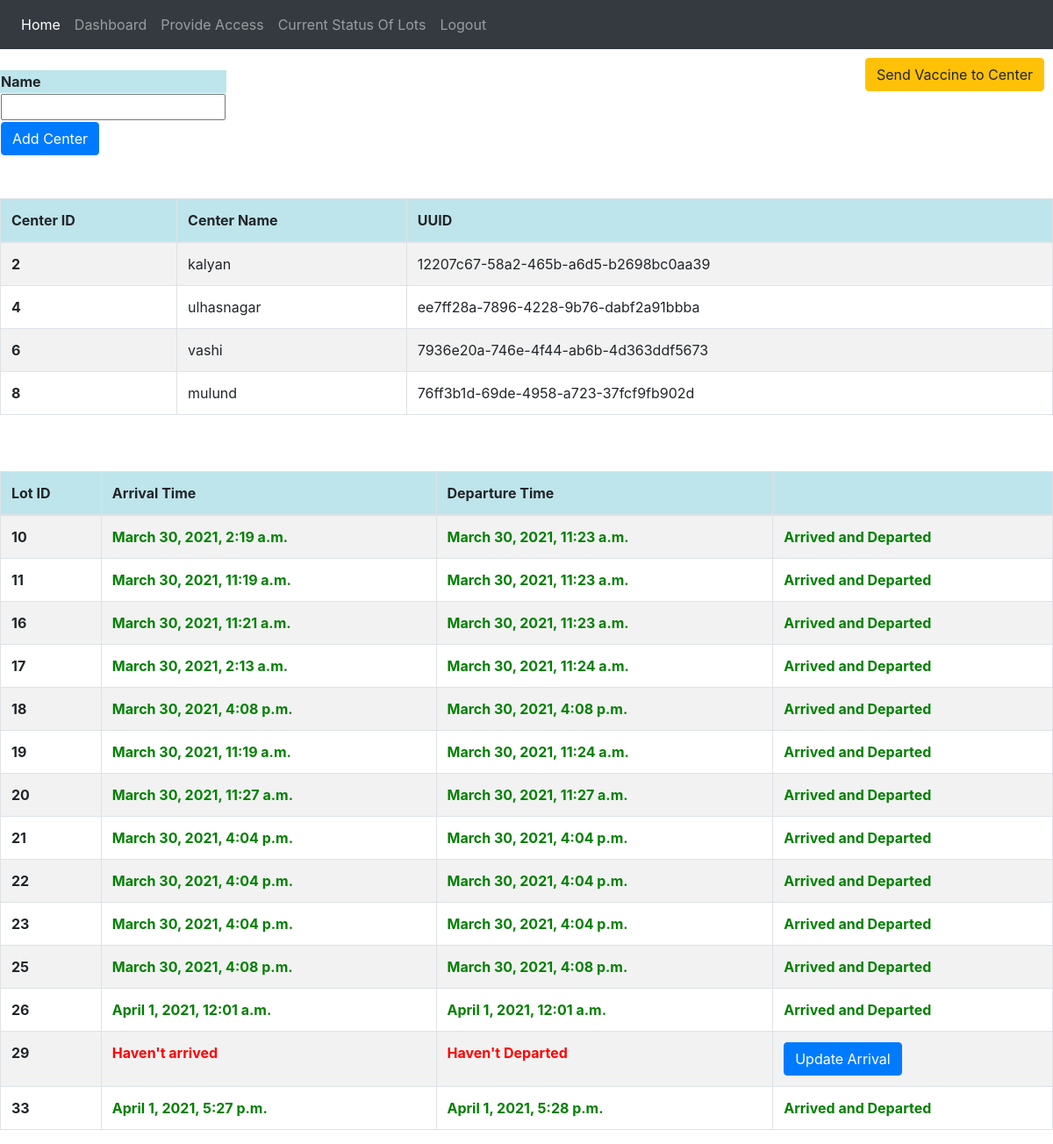
Page /dashboard/district/thane/ (signed in) on the earlier database version.
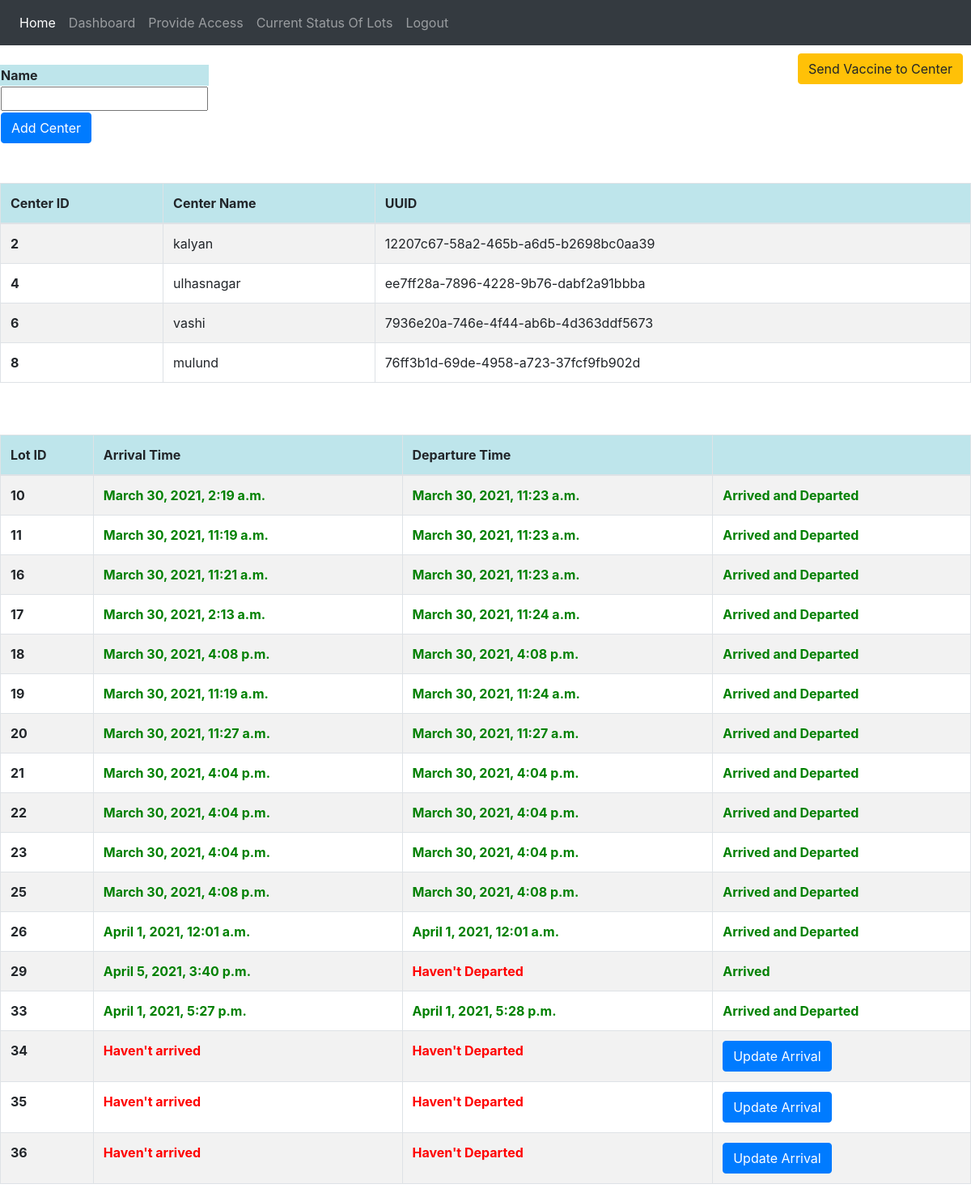
Same page on the later database version.
### vaccine_app/models.py (models this page shows, shortened)
class Center(models.Model):
    centerPrimaryKey = models.AutoField(primary_key=True)
    centerId = models.UUIDField(default=uuid.uuid4, editable=False, unique=True)
    district = models.ForeignKey(District, on_delete=models.CASCADE, related_name="Center")
    name = models.CharField(max_length=255, unique=True)
    maxCountPerDate = models.IntegerField(default=0)

class DistrictVaccineData(models.Model):
    district = models.ForeignKey(District,on_delete=models.CASCADE,related_name="districtVaccine")
    lot = models.OneToOneField(VaccineLot, on_delete=models.CASCADE,related_name="districtVaccine")
    arrivalTimestamp = models.DateTimeField(blank = True, null=True, default=None)
    departureTimestamp = models.DateTimeField(blank = True, null=True, default=None)

class VaccineLot(models.Model):
    lotId = models.AutoField(primary_key=True)
    status=models.CharField(max_length = 20, choices = lot_status, default = 'produced')
    productionTimestamp = models.DateTimeField(auto_now_add=True)
    departureTimestamp = models.DateTimeField(blank = True, null=True, default=None)
    countOfDosesConsumed = models.IntegerField(default = 0)

### vaccine_app/views.py (the view, shortened to what this page needs)
# urls.py: path('dashboard/district/<name>/',views.district_dash,name='district_dash'),
@login_required
def district_dash(request,name):
    if name=="":
        return redirect('dashboard')
    if verify(request,"district",name):
        district_obj=District.objects.get(name=name)
        centers = Center.objects.filter(district=district_obj)
        vaccine_lots = DistrictVaccineData.objects.filter(district = district_obj)
        error=[]
        return render(request,'district_dash.html',{'centers':centers, 'error':error, 'vaccine_lots':vaccine_lots,'name':name})
    else:
        return redirect('dashboard')

### vaccine_app/views.py (called while the page is built, shortened)
def verify(request,district_or_center,name):
    if district_or_center=="district":
        user=request.user
        if District.objects.filter(name=name).exists():
            district_obj=District.objects.get(name=name)
            if AccessControlListDistrict.objects.filter(person=user,district=district_obj).exists() and user.is_districtadmin:
                return True
            else:
                print("access is not there for user "+user.email)
                return False
        else:
            print("District name is invalid")
            return False
    else:
        print("Invalid district_or_center value")
        return False

### templates/district_dash.html (shortened to what this page needs)
{% extends 'base.html' %}
    {% block content %}
        <a href="/district/{{name}}/send_to_center" style="float: right; margin:10px;"><button Type="button" class="btn btn-warning">Send Vaccine to Center</button></a>
        <form method="POST">
            <table>
                <tr class="table-info">
                    <th>Name</th>
                </tr>
                <tr>
                    <td><input type="text" id="name" name="name" required /></td>
                    <br>
                </tr>
                <tr>
                  <td><button class="btn btn-primary" type="submit" id="add" value="Add center">Add Center</button></td>
                </tr>
            </table>
        </form>
        <br><br>
        <table class="table table-striped table-bordered" >
            <thead>
              <tr class="table-info">
                <th scope="col">Center ID</th>
                <th scope="col">Center Name</th>
                <th scope="col">UUID</th>
              </tr>
            </thead>
            <tbody>
            {% for center in centers %}
              <tr>
                <th scope="row">{{center.centerPrimaryKey}}</th>
                <td>{{center.name}}</td>
                <td>{{center.centerId.urn|slice:"9:"}}</td>
              </tr>
            {% endfor %}
            </tbody>
          </table>
          <br><br>
          <table class="table table-striped table-bordered">
            <thead>
              <tr class="table-info">
                <th scope="col">Lot ID</th>
                <th scope="col">Arrival Time</th>
                <th scope="col">Departure Time</th>
                <th scope="col"></th>
              </tr>
            </thead>
            <tbody>
            {% for lot in vaccine_lots %}
              <tr>
                <th scope="row">{{ lot.lot.lotId }}</th>
                <td>
                  {% if lot.arrivalTimestamp == None %}
                    <b style="color:red;">Haven't arrived</b>
                  {% else %}
                    <b style="color:green;">{{lot.arrivalTimestamp}}</b>
                  {% endif %}
                </td>
                <td>
                  {% if lot.departureTimestamp == None %}
                    <b style="color:red;">Haven't Departed</b>
                  {% else %}
                    <b style="color:green;">{{lot.departureTimestamp}}</b>
                  {% endif %}
                </td>
                {% if lot.arrivalTimestamp == None %}
                  <td><a href="/district/{{name}}/updateArrivalTimeDistrict/{{ lot.lot.lotId }}"><button type="button" class="btn btn-primary">Update Arrival</button></a>
                {% else %}
                  <td>
                    <b style="color:green;">Arrived
                    {% if lot.departureTimestamp != None %}
                    and Departed
                    {% endif %}
                    </b>
                  </td>
                {% endif %}
              </tr>
            {% endfor %}
            </tbody>
          </table>
    {% endblock content %}

### templates/base.html (shortened to what this page needs)
<!DOCTYPE html>
<html lang="en">
<head>
  <link rel="stylesheet" href="https://stackpath.bootstrapcdn.com/bootstrap/4.1.3/css/bootstrap.min.css">
</head>
<body>
  <nav class="navbar navbar-expand-lg navbar navbar-dark bg-dark">
    <div class="" id="navbarNav">
      <ul class="navbar-nav">
        <li class="nav-item active">
          <a class="nav-link" href="{% url 'index' %}">Home <span class="sr-only">(current)</span></a>
        </li>
        {% if user.is_authenticated %}
        <li class="nav-item">
          <a class="nav-link" href="{% url 'dashboard' %}">Dashboard</a>
        </li>
        <li class="nav-item">
          <a class="nav-link" href="{% url 'provideaccess' %}">Provide Access</a>
        </li>
        <li class="nav-item">
          <a class="nav-link" href="{% url 'currentStatus' %}">Current Status Of Lots</a>
        </li>
        <li class="nav-item">
          <a class="nav-link" href="{% url 'logout' %}">Logout</a>
        </li>
        {% endif %}
      </ul>
    </div>
  </nav>
  {% block content %}
  {% endblock %}
</body>
</html>

Differences in the rows shown:
changed DistrictVaccineData: arrivalTimestamp (not shown) → "April 5, 2021, 3:40 p.m."; arrivalTimestamp "Haven't arrived Update Arrival" → "Arrived"
added DistrictVaccineData: lot.lotId "34", shows "Haven't arrived", shows "Haven't Departed"
added DistrictVaccineData: lot.lotId "35", shows "Haven't arrived", shows "Haven't Departed"
added DistrictVaccineData: lot.lotId "36", shows "Haven't arrived", shows "Haven't Departed"
